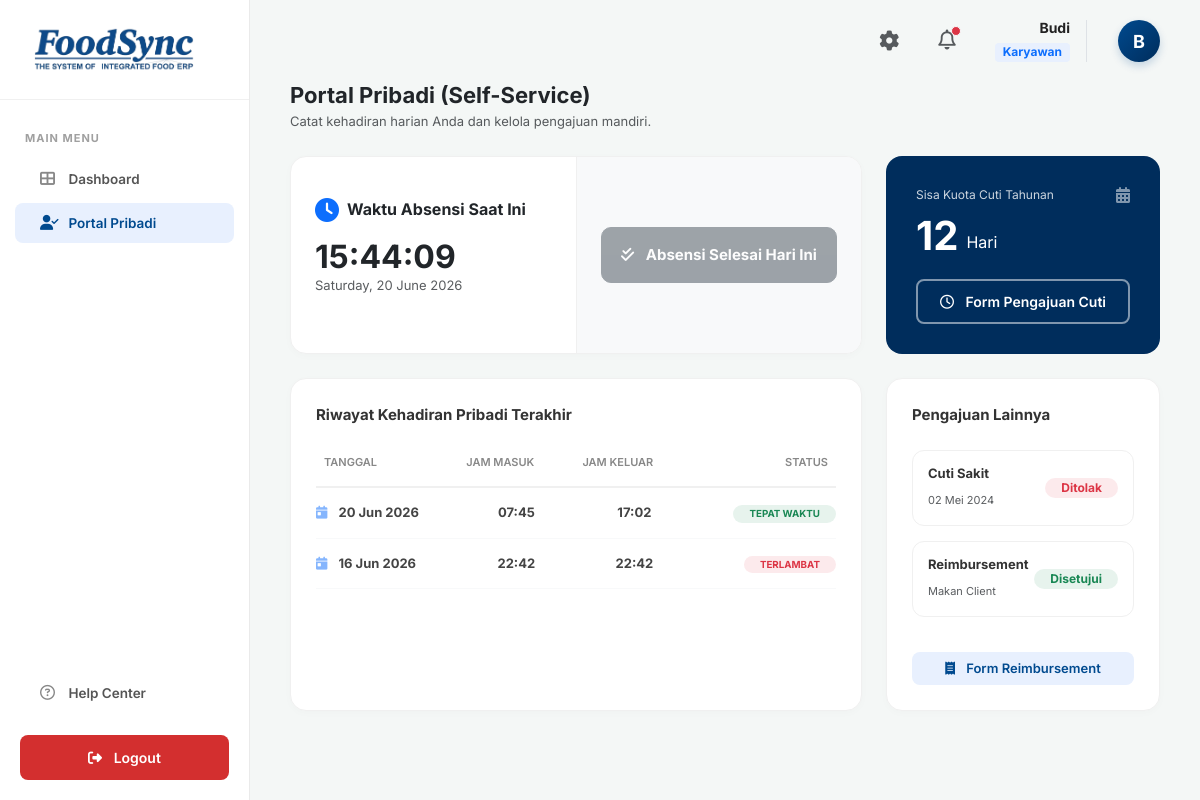
The app's page /Modul_HR/karyawan.php (signed in) with its own data.
### tables this page shows
CREATE TABLE `tb_absensi` (
  `id_absen` int(11) NOT NULL,
  `id_karyawan` varchar(20) NOT NULL,
  `tanggal` date NOT NULL,
  `jam_masuk` time NOT NULL,
  `jam_keluar` time DEFAULT NULL
);

### Modul_HR/karyawan.php (the view, shortened to what this page needs)
<?php
require 'koneksi.php';
$id_karyawan = $_SESSION['id_karyawan'];
$user_name = $_SESSION['nama_lengkap'];
$role = $_SESSION['role_akun'];
$tanggal_hari_ini = date('Y-m-d');
mysqli_query($conn, "
    UPDATE tb_absensi
    SET jam_keluar = '17:00:00'
    WHERE id_karyawan = '$id_karyawan'
    AND (jam_keluar IS NULL OR jam_keluar = '00:00:00' OR jam_keluar = '')
    AND tanggal < '$tanggal_hari_ini'
");
$cek_absen = mysqli_query($conn, "SELECT * FROM tb_absensi WHERE id_karyawan = '$id_karyawan' AND tanggal = '$tanggal_hari_ini'");
$data_absen_hari_ini = mysqli_fetch_assoc($cek_absen);
$riwayat_absen = mysqli_query($conn, "SELECT * FROM tb_absensi WHERE id_karyawan = '$id_karyawan' ORDER BY tanggal DESC LIMIT 3");
?>
<!DOCTYPE html>
<html lang="id">
<head>
    <link href="https://cdn.jsdelivr.net/npm/bootstrap@5.3.0/dist/css/bootstrap.min.css" rel="stylesheet">
    <link rel="stylesheet" href="https://cdnjs.cloudflare.com/ajax/libs/font-awesome/6.4.0/css/all.min.css">
</head>
<body>
    <?php $current_page = basename($_SERVER['PHP_SELF']); ?>
    <div class="sidebar">
        <div class="brand-logo-container">
            <img src="logo.png" alt="FoodSync Logo" class="brand-logo-img">
        </div>
        <div class="menu-title">MAIN MENU</div>
        <ul class="nav flex-column">
            <li class="nav-item"><a class="nav-link <?= ($current_page == 'dashboard.php') ? 'active' : ''; ?>" href="dashboard.php"><i class="fas fa-th-large"></i> Dashboard</a></li>
            <li class="nav-item"><a class="nav-link <?= in_array($current_page, ['karyawan.php', 'karyawan_cuti.php', 'karyawan_reimbursement.php']) ? 'active' : ''; ?>" href="karyawan.php"><i class="fas fa-user-check"></i> Portal Pribadi</a></li>
        </ul>
        <div class="mt-auto">
            <ul class="nav flex-column mb-3">
                <li class="nav-item"><a class="nav-link <?= ($current_page == 'help_center.php') ? 'active' : ''; ?>" href="help_center.php"><i class="far fa-question-circle"></i> Help Center</a></li>
            </ul>
            <a href="logout.php" class="btn-logout d-block"><i class="fas fa-sign-out-alt me-2"></i> Logout</a>
        </div>
    </div>
    <div class="main-content">
       <div class="top-bar">
            <div class="user-profile d-flex align-items-center">
                <i class="fas fa-cog text-muted fs-5 me-4" style="cursor:pointer; transition:0.2s;" onmouseover="this.style.color='#004a8f'" onmouseout="this.style.color='#6c757d'" data-bs-toggle="modal" data-bs-target="#modalPengaturan" title="Keamanan Akun"></i>
                <div class="dropdown me-4">
                    <div data-bs-toggle="dropdown" aria-expanded="false" style="position: relative; cursor:pointer;" id="bell-icon-container">
                        <i class="far fa-bell text-muted fs-5" style="transition:0.2s;" onmouseover="this.style.color='#004a8f'" onmouseout="this.style.color='#6c757d'"></i>
                        <span id="notif-dot" class="position-absolute top-0 start-100 translate-middle bg-danger border border-light rounded-circle notif-pulse" style="width: 10px; height: 10px; margin-top: 2px;"></span>
                    </div>
                </div>
                <div class="user-info text-end border-end pe-3 me-3">
                    <div class="user-name mb-1"><?= explode(' ', trim($user_name))[0]; ?></div>
                    <div class="user-role fw-bold text-primary" style="background:#e8f0fe; padding:2px 8px; border-radius:4px; display:inline-block;"><?= $role; ?></div>
                </div>
                <div style="width: 42px; height: 42px; background: linear-gradient(135deg, #004a8f, #002d5c); color: white; border-radius: 50%; display: flex; align-items: center; justify-content: center; font-weight: bold; font-size: 18px; box-shadow: 0 4px 8px rgba(0,74,143,0.2);">
                    <?= substr($user_name, 0, 1); ?>
                </div>
            </div>
        </div>
        <div class="content-body">
            <div class="mb-4">
                <h4 class="fw-bold mb-1 text-dark" style="font-size: 22px;">Portal Pribadi (Self-Service)</h4>
                <p class="text-muted" style="font-size: 13px;">Catat kehadiran harian Anda dan kelola pengajuan mandiri.</p>
            </div>
            <div class="row g-4 mb-4">
                <div class="col-lg-8">
                    <div class="card-panel h-100 p-0 overflow-hidden" style="display:flex;">
                        <div class="w-50 p-4 d-flex flex-column justify-content-center">
                            <div class="d-flex align-items-center mb-3">
                                <i class="fas fa-clock fs-4 text-primary me-2"></i>
                                <h6 class="fw-bold mb-0 text-dark">Waktu Absensi Saat Ini</h6>
                            </div>
                            <h2 class="fw-bold text-dark mb-0" id="clock">00:00:00</h2>
                            <p class="text-muted" style="font-size: 13px;"><?= date('l, d F Y'); ?></p>
                        </div>
                        <div class="w-50 p-4" style="background:#f8f9fa; border-left:1px solid #f0f0f0;">
                            <form method="POST" class="h-100 d-flex flex-column justify-content-center">
                                <?php if(!$data_absen_hari_ini): ?>
                                    <button type="submit" name="absen_masuk" class="btn btn-primary w-100 py-3 fw-bold" style="border-radius: 10px; font-size:15px;"><i class="fas fa-sign-in-alt me-2"></i> Catat Absen Masuk</button>
                                <?php else: ?>
                                    <button type="button" class="btn btn-secondary w-100 py-3 fw-bold" style="border-radius: 10px; font-size:15px;" disabled><i class="fas fa-check-double me-2"></i> Absensi Selesai Hari Ini</button>
                                <?php endif; ?>
                            </form>
                        </div>
                    </div>
                </div>
                <div class="col-lg-4">
                    <div class="cuti-widget">
                        <div class="d-flex justify-content-between align-items-center mb-2">
                            <span style="font-size: 12px; opacity:0.8;">Sisa Kuota Cuti Tahunan</span>
                            <i class="fas fa-calendar-alt opacity-50"></i>
                        </div>
                        <div class="d-flex align-items-end mb-1">
                            <h1 class="fw-bold mb-0 me-2" style="font-size: 40px;">12</h1>
                            <span style="padding-bottom: 6px;">Hari</span>
                        </div>
                        <a href="karyawan_cuti.php" class="btn-cuti-outline"><i class="far fa-clock me-2"></i> Form Pengajuan Cuti</a>
                    </div>
                </div>
            </div>
            <div class="row g-4">
                <div class="col-lg-8">
                    <div class="card-panel h-100">
                        <div class="table-title">Riwayat Kehadiran Pribadi Terakhir</div>
                        <div class="table-responsive">
                            <table class="table table-custom mb-0">
                                <thead>
                                    <tr>
                                        <th class="text-start">Tanggal</th>
                                        <th>Jam Masuk</th>
                                        <th>Jam Keluar</th>
                                        <th class="text-end">Status</th>
                                    </tr>
                                </thead>
                                <tbody>
                                    <?php if(mysqli_num_rows($riwayat_absen) > 0): ?>
                                        <?php while($row = mysqli_fetch_assoc($riwayat_absen)): ?>
                                            <?php
                                                $jam_batas = strtotime('08:00:00');
                                                $jam_absen = strtotime($row['jam_masuk']);
                                                if ($jam_absen > $jam_batas) {
                                                    $status_teks = "TERLAMBAT";
                                                    $status_warna = "bg-danger text-danger";
                                                } else {
                                                    $status_teks = "TEPAT WAKTU";
                                                    $status_warna = "bg-success text-success";
                                                }
                                            ?>
                                            <tr>
                                                <td class="fw-bold text-start"><i class="fas fa-calendar-day text-primary me-2 opacity-50"></i> <?= date('d M Y', strtotime($row['tanggal'])); ?></td>
                                                <td class="text-center fw-bold"><?= date('H:i', strtotime($row['jam_masuk'])); ?></td>
                                                <td class="text-center fw-bold"><?= $row['jam_keluar'] ? date('H:i', strtotime($row['jam_keluar'])) : '-'; ?></td>
                                                <td class="text-end"><span class="badge <?= $status_warna; ?> bg-opacity-10 px-3 py-1 rounded-pill"><?= $status_teks; ?></span></td>
                                            </tr>
                                        <?php endwhile; ?>
                                    <?php else: ?>
                                        <tr><td colspan="4" class="text-center text-muted py-4">Belum ada riwayat absensi.</td></tr>
                                    <?php endif; ?>
                                </tbody>
                            </table>
                        </div>
                    </div>
                </div>
                <div class="col-lg-4">
                    <div class="card-panel h-100 d-flex flex-column">
                        <div class="table-title mb-4">Pengajuan Lainnya</div>
                        <div style="border:1px solid #f0f0f0; border-radius:12px; padding:15px; margin-bottom:15px; display:flex; justify-content:space-between; align-items:center;">
                            <div>
                                <h6 class="fw-bold mb-1" style="font-size:13px;">Cuti Sakit</h6>
                                <small class="text-muted" style="font-size:11px;">02 Mei 2024</small>
                            </div>
                            <span class="badge bg-danger bg-opacity-10 text-danger rounded-pill px-3">Ditolak</span>
                        </div>
                        <div style="border:1px solid #f0f0f0; border-radius:12px; padding:15px; margin-bottom:auto; display:flex; justify-content:space-between; align-items:center;">
                            <div>
                                <h6 class="fw-bold mb-1" style="font-size:13px;">Reimbursement</h6>
                                <small class="text-muted" style="font-size:11px;">Makan Client</small>
                            </div>
                            <span class="badge bg-success bg-opacity-10 text-success rounded-pill px-3">Disetujui</span>
                        </div>
                        <a href="karyawan_reimbursement.php" class="btn w-100" style="background:#e8f0fe; color:#004a8f; font-weight:600; border-radius:8px; font-size:13px; margin-top: 15px;"><i class="fas fa-receipt me-2"></i> Form Reimbursement</a>
                    </div>
                </div>
            </div>
        </div>
    </div>
</body>
</html>

### Modul_HR/karyawan.php (style rules this page uses)
body { background-color: #f4f7f6; font-family: 'Inter', sans-serif; overflow-x: hidden; color: #333; }
.sidebar { width: 250px; height: 100vh; background-color: #ffffff; position: fixed; top: 0; left: 0; display: flex; flex-direction: column; border-right: 1px solid #eaeaea; z-index: 1000; overflow-y: auto; }
.brand-logo-container { padding: 20px; text-align: center; border-bottom: 1px solid #f0f0f0; margin-bottom: 20px; height: 100px; display: flex; align-items: center; justify-content: center; }
.brand-logo-img { width: 100%; max-width: 200px; max-height: 75px; object-fit: contain; }
.menu-title { font-size: 11px; font-weight: 700; color: #a0a0a0; padding: 0 25px; margin-bottom: 10px; margin-top: 10px; text-transform: uppercase; letter-spacing: 1px; }
.nav-link { color: #555; font-weight: 600; padding: 10px 25px; margin: 2px 15px; border-radius: 8px; font-size: 13.5px; transition: 0.2s; }
.nav-link i { width: 25px; color: #888; font-size: 15px; }
.nav-link.active { background-color: #e8f0fe; color: #004a8f; }
.nav-link.active i { color: #004a8f; }
.btn-logout { background-color: #d32f2f; color: white; border-radius: 8px; padding: 12px; font-weight: 600; font-size: 14px; text-align: center; text-decoration: none; margin: 20px; transition: 0.2s; }
.main-content { margin-left: 250px; padding: 0; }
.top-bar { background-color: #f4f7f6; padding: 20px 40px; display: flex; justify-content: flex-end; align-items: center; }
.user-profile { display: flex; align-items: center; gap: 15px; }
.user-info { text-align: right; line-height: 1.2; }
.user-name { font-weight: 700; font-size: 14px; color: #222; }
.user-role { font-size: 12px; color: #888; }
.content-body { padding: 0 40px 40px 40px; }
.card-panel { background: white; border-radius: 16px; padding: 25px; box-shadow: 0 2px 8px rgba(0,0,0,0.02); border: 1px solid #f0f0f0; margin-bottom: 20px; }
.cuti-widget { background-color: #002d5c; border-radius: 16px; padding: 30px; color: white; height: 100%; display: flex; flex-direction: column; justify-content: center; }
.btn-cuti-outline { background: transparent; color: white; border: 2px solid rgba(255,255,255,0.5); padding: 10px 0; border-radius: 8px; font-weight: 600; font-size: 14px; width: 100%; transition: 0.2s; text-decoration: none; text-align: center; margin-top: 15px; }
.table-title { font-size: 15px; font-weight: 700; color: #333; margin-bottom: 20px; }
.table-custom th { font-size: 11px; color: #888; text-transform: uppercase; font-weight: 600; border-bottom: 2px solid #f0f0f0; padding-bottom: 15px; }
.table-custom td { padding: 15px 0; font-size: 13px; color: #444; border-bottom: 1px solid #f8f9fa; vertical-align: middle; }
.notif-pulse { animation: pulse-red 2s infinite; }

### records on screen
tb_absensi: tanggal "20 Jun 2026", jam_masuk "07:45", jam_keluar "17:02", jam_masuk "TEPAT WAKTU"
tb_absensi: tanggal "16 Jun 2026", jam_masuk "22:42", jam_keluar "22:42", jam_masuk "TERLAMBAT"

### other values on screen
explode(' ', trim($user_name))[0] "Budi"
$role "Karyawan"
substr($user_name, 0, 1) "B"
